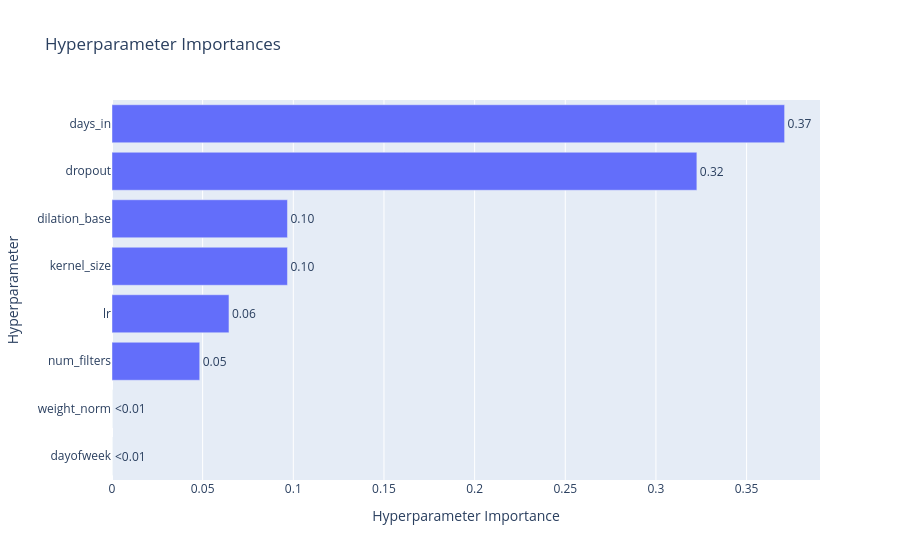

Notebook source saved alongside this figure:
### Code cell
#|eval: false
plot_param_importances(study)

### Figure 1 — Plotly figure (JSON) as saved in the notebook; plotly's stock layout.template omitted (floating-point values rounded to 4 significant figures)
{"data": [{"cliponaxis": false, "hovertemplate": ["dayofweek (CategoricalDistribution): 0.0<extra></extra>", "weight_norm (CategoricalDistribution): 0.0<extra></extra>", "num_filters (IntDistribution): 0.04838709677419356<extra></extra>", "lr (FloatDistribution): 0.064516129032258<extra></extra>", "kernel_size (IntDistribution): 0.09677419354838707<extra></extra>", "dilation_base (IntDistribution): 0.09677419354838718<extra></extra>", "dropout (FloatDistribution): 0.32258064516129026<extra></extra>", "days_in (IntDistribution): 0.3709677419354838<extra></extra>"], "name": "Objective Value", "orientation": "h", "text": ["<0.01", "<0.01", "0.05", "0.06", "0.10", "0.10", "0.32", "0.37"], "textposition": "outside", "type": "bar", "x": [0, 0, 0.04839, 0.06452, 0.09677, 0.09677, 0.3226, 0.371], "y": ["dayofweek", "weight_norm", "num_filters", "lr", "kernel_size", "dilation_base", "dropout", "days_in"]}], "layout": {"autosize": true, "title": {"text": "Hyperparameter Importances"}, "xaxis": {"autorange": true, "range": [0, 0.3905], "title": {"text": "Hyperparameter Importance"}, "type": "linear"}, "yaxis": {"autorange": true, "range": [-0.5, 7.5], "title": {"text": "Hyperparameter"}, "type": "category"}}}
